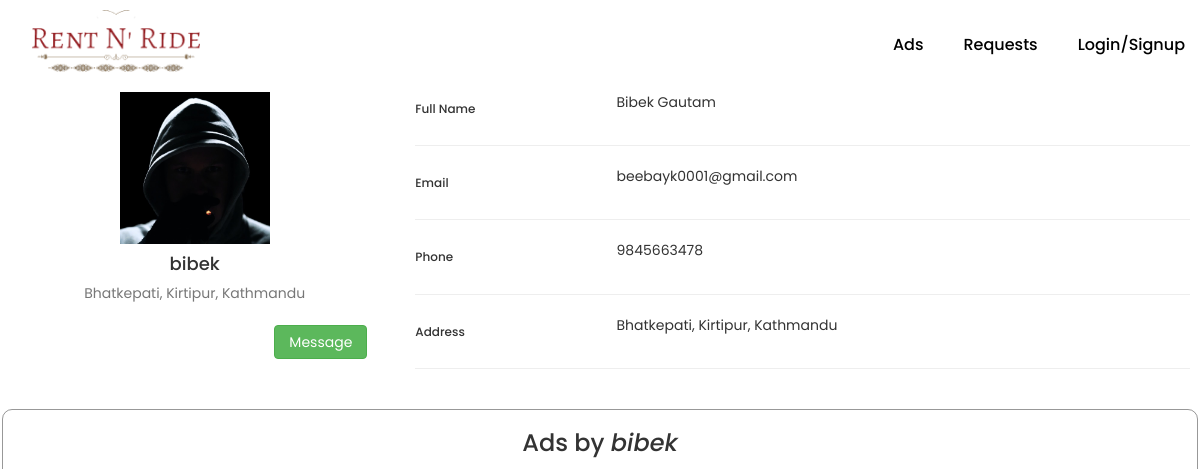
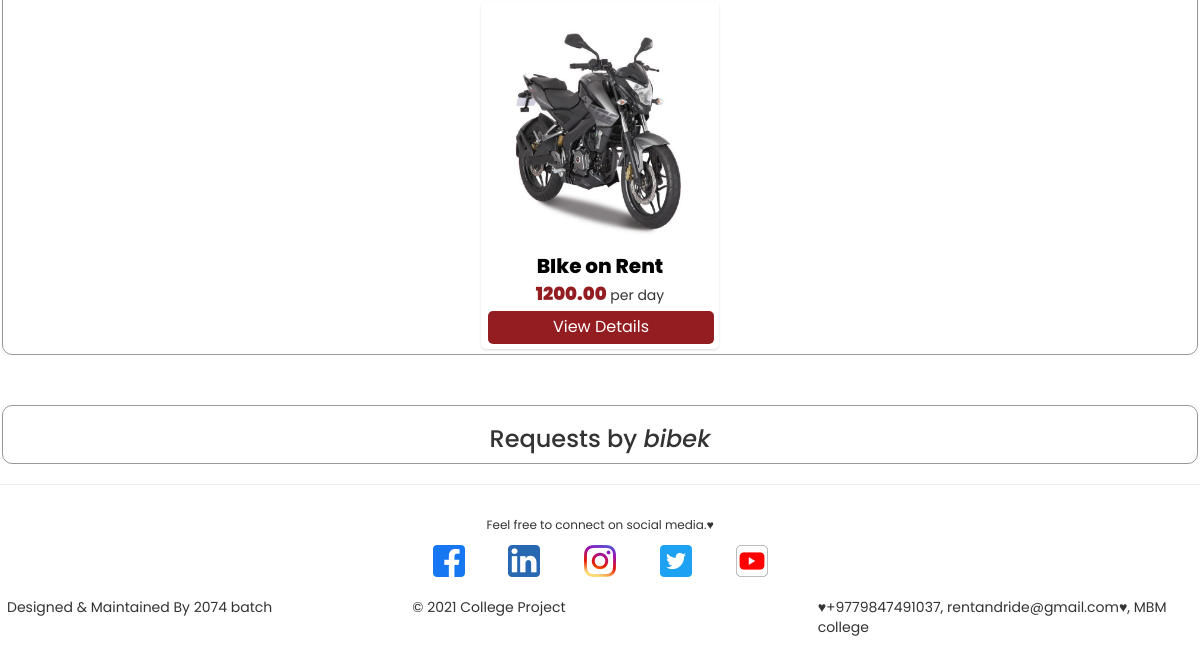
/users/profile/a84eb676-9fb4-4662-9b0c-06785313966b/, run on an earlier commit of the app's database (2 pictures, top to bottom).
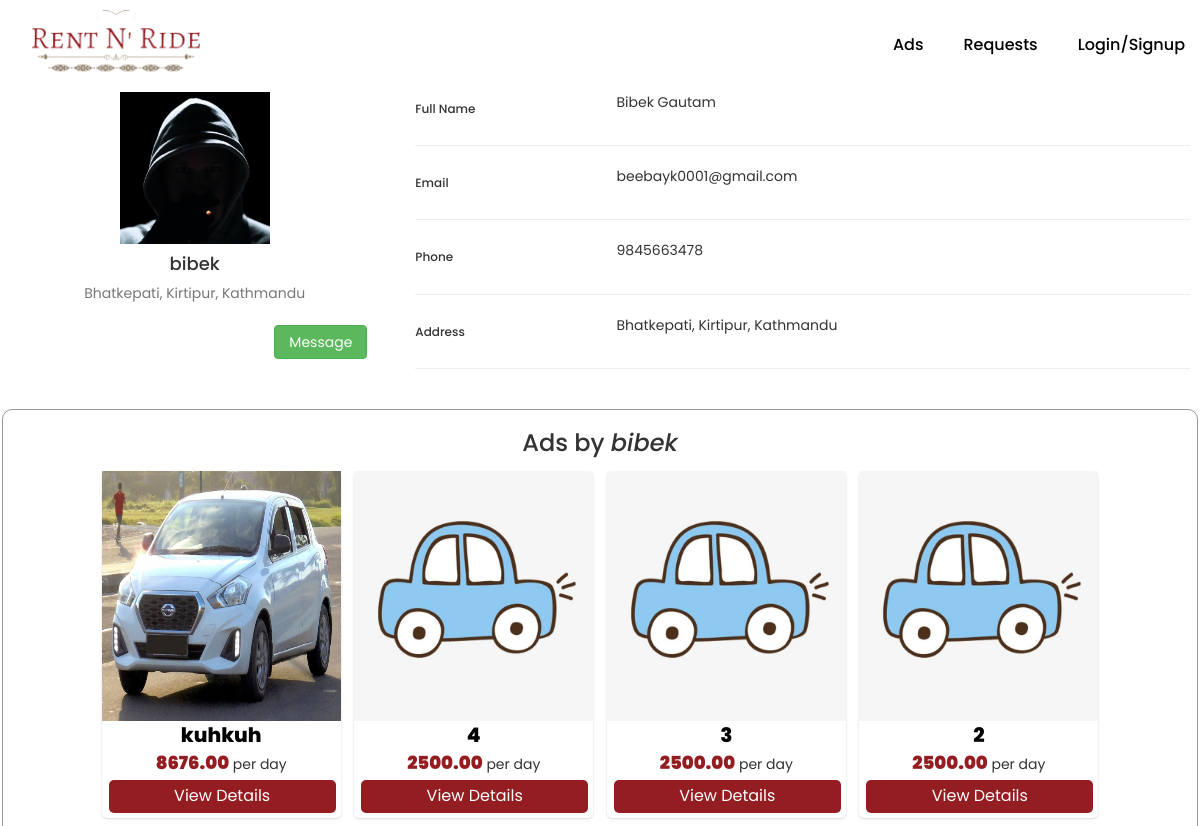
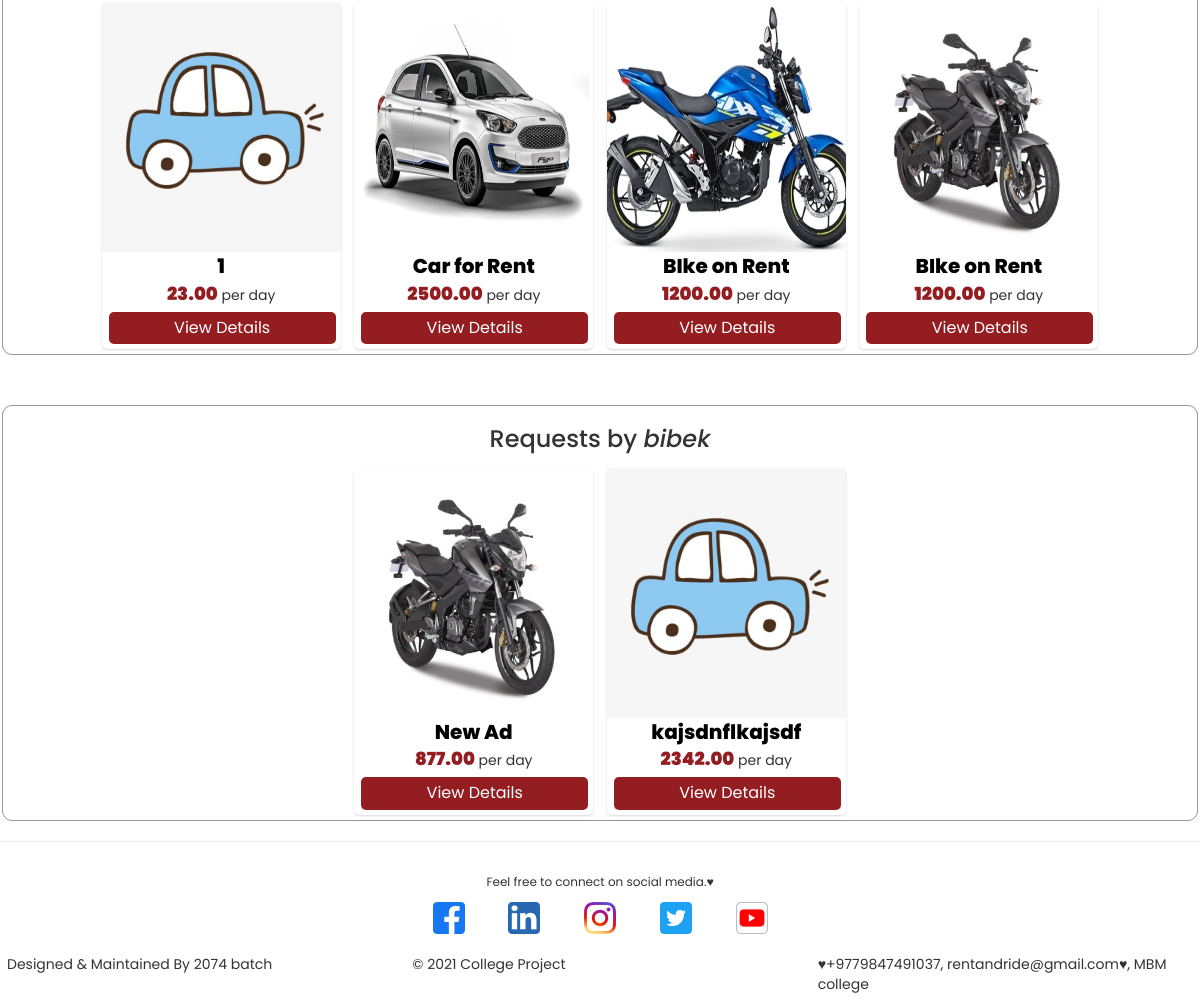
And on a later commit of the database (2 pictures, top to bottom).
### ads/models.py (models this page shows, shortened)
class Ad(models.Model):
    VEHICLE_CHOICES = [
        ('C', 'Car'),
        ('M', 'Motrobike'),
        ('B', 'Bicycle'),
        ('S', 'Scooter'),
        ('O', 'Other')
    ]
    ad_title = models.CharField(max_length=200, null=True)
    owner = models.ForeignKey(
        Profile, null=True, blank=True, on_delete=models.SET_NULL)
    vehicle_type = models.CharField(
        max_length=1, choices=VEHICLE_CHOICES, null=True)
    vehicle_make = models.ForeignKey(
        VehicleMake, on_delete=models.PROTECT, null=True)
    model = models.CharField(max_length=200, null=True)
    distance_travelled = models.DecimalField(
        max_digits=8, decimal_places=2, null=True, blank=True)
    registration_number = models.CharField(
        max_length=100, null=True, blank=True)
    available_from = models.DateField(null=True)
    available_till = models.DateField(null=True)
    location = models.CharField(max_length=200, null=True)
    asking_price = models.DecimalField(
        max_digits=8, decimal_places=2, null=True)
    featured_image = models.ImageField(
        blank=True, null=True, upload_to='ads/', default='ads/ad-default.jpg')
    description = models.TextField(null=True, blank=True)
    created = models.DateTimeField(auto_now_add=True)
    id = models.UUIDField(default=uuid.uuid4, unique=True,
                          primary_key=True, editable=False)
    class Meta:
        ordering = ['-created']

### requests/models.py (models this page shows, shortened)
class Request(models.Model):
    VEHICLE_CHOICES = [
        ('C', 'Car'),
        ('M', 'Motrobike'),
        ('B', 'Bicycle'),
        ('S', 'Scooter'),
        ('O', 'Other')
    ]
    owner = models.ForeignKey(Profile, null=True, blank=True, on_delete=models.SET_NULL)
    title = models.CharField(max_length=200, null=True)
    location = models.CharField(max_length=200, null=True)
    vehicle_type = models.CharField(max_length=1, choices=VEHICLE_CHOICES, null=True)
    start_date = models.DateField(null=True)
    end_date = models.DateField(null=True)
    description= models.TextField(null=True)
    image = models.ImageField(blank=True, null=True, upload_to='requests/', default='requests/request-default.jpg')
    offered_price = models.DecimalField(max_digits=8, decimal_places=2, null=True)
    created = models.DateTimeField(auto_now_add=True)
    id = models.UUIDField(default=uuid.uuid4, unique=True,
                          primary_key=True, editable=False)

### users/views.py (the view)
# urls.py: path('profile/<str:pk>/', views.userProfile, name='user-profile'),
def userProfile(request, pk):
    profile = Profile.objects.get(id=pk)
    context = {'profile': profile}
    return render(request, 'users/user-profile.html', context)

### users/templates/users/user-profile.html (shortened to what this page needs)
{% extends 'main.html' %}
{% block content %}
<div class="row gutters-sm">
    <div class="col-md-4 mb-3">
        <div class="profile-card">
            <div class="profile-card-body">
                <div class="d-flex flex-column align-items-center text-center">
                    <img src="{{ profile.profile_image.url }}" alt="Admin" class="rounded-circle" width="150">
                    <div class="mt-3">
                        <h4>{{profile.username}}</h4>
                        <p class="text-muted font-size-sm">{{profile.location}}</p>
                        <button class="btn btn-success"><a href="{% url 'create-message' profile.id %}">Message</a> </button>
                    </div>
                </div>
            </div>
        </div>
    </div>
    <div class="col-md-8">
        <div class="profile-card mb-3">
            <div class="profile-card-body">
                <div class="row">
                    <div class="col-sm-3">
                        <h6 class="mb-0">Full Name</h6>
                    </div>
                    <div class="col-sm-9 text-secondary">
                        {{profile.name}}
                    </div>
                </div>
                <hr>
                <div class="row">
                    <div class="col-sm-3">
                        <h6 class="mb-0">Email</h6>
                    </div>
                    <div class="col-sm-9 text-secondary">
                        {{profile.email}}
                    </div>
                </div>
                <hr>
                <div class="row">
                    <div class="col-sm-3">
                        <h6 class="mb-0">Phone</h6>
                    </div>
                    <div class="col-sm-9 text-secondary">
                        {{profile.phone}}
                    </div>
                </div>
                <hr>
                <div class="row">
                    <div class="col-sm-3">
                        <h6 class="mb-0">Address</h6>
                    </div>
                    <div class="col-sm-9 text-secondary">
                        {{profile.location}}
                    </div>
                </div>
                <hr>
            </div>
        </div>
    </div>
    <br><br>
    <div class="wrapper">
        <h3>Ads by <i>{{profile.username}}</i></h3>
        {% for ad in profile.ad_set.all %}
        <div class="card">
            <img src="{{ad.featured_image.url }}" alt="Avatar" style="width:100%; height: 250px;">
            <div class="detail">
                <name>{{ad.ad_title}}</name>
                <br>
                <price>{{ad.asking_price}}</price> per day
                <br>
                <button style="margin: 5px; padding: 5px;"><a href="{% url 'ad-details' ad.id %}">View Details</a>
                </button>
            </div>
        </div>
        {% endfor %}
    </div>
    <br>
    <div class="wrapper">
        <h3>Requests by <i>{{profile.username}}</i></h3>
        {% for request in profile.request_set.all %}
        <div class="card">
            <img src="{{request.image.url }}" alt="Avatar" style="width:100%; height: 250px;">
            <div class="detail">
                <name>{{request.title}}</name>
                <br>
                <price>{{request.offered_price}}</price> per day
                <br>
                <button style="margin: 5px; padding: 5px;"><a href="{% url 'request-details' request.id %}">View
                        Details</a> </button>
            </div>
        </div>
        {% endfor %}
    </div>
    {% endblock content %}

What changed in the data, as far as the page shows it:
added Ad: featured_image (picture), ad_title "kuhkuh", asking_price "8676.00"
added Ad: featured_image (placeholder picture), ad_title "4", asking_price "2500.00"
added Ad: featured_image (placeholder picture), ad_title "3", asking_price "2500.00"
added Ad: featured_image (placeholder picture), ad_title "2", asking_price "2500.00"
added Ad: featured_image (placeholder picture), ad_title "1", asking_price "23.00"
added Ad: featured_image (picture), ad_title "Car for Rent", asking_price "2500.00"
added Ad: featured_image (picture), ad_title "BIke on Rent", asking_price "1200.00"
added Request: image (picture), title "New Ad", offered_price "877.00"
added Request: image (placeholder picture), title "kajsdnflkajsdf", offered_price "2342.00"
